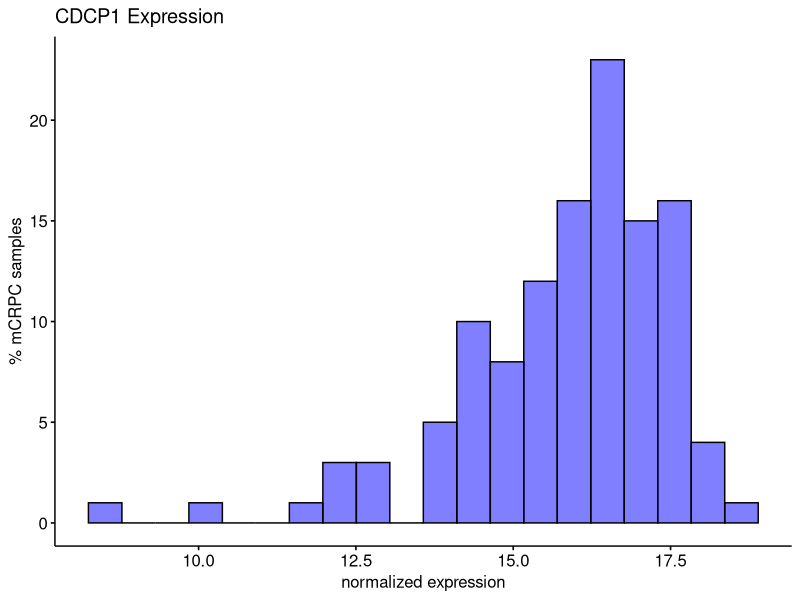
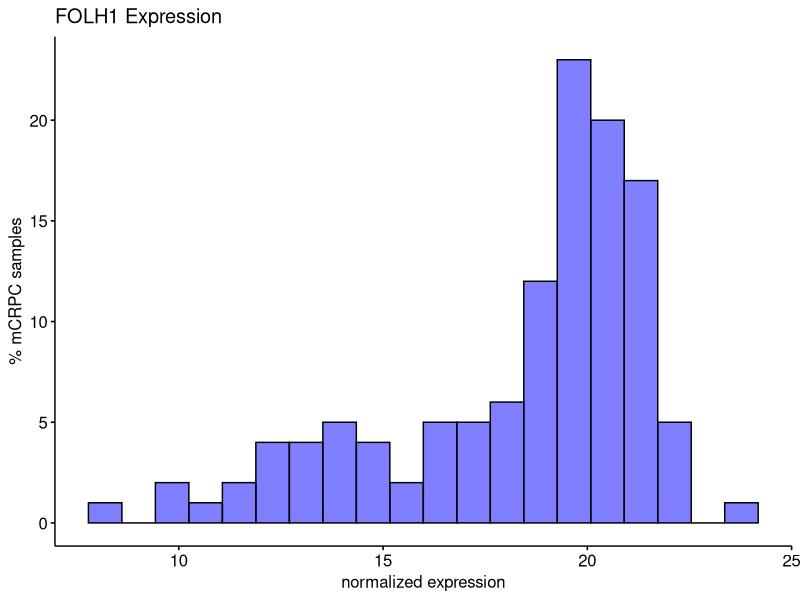

These figures' R source, in order: (Note: this script raises an error after producing the figures.)
# Package imports 
library(dplyr) # For parsing
library(ggpubr) # For pretty scatter plots; http://www.sthda.com/english/articles/24-ggpubr-publication-ready-plots/81-ggplot2-easy-way-to-mix-multiple-graphs-on-the-same-page/

# Import data. Ignore warning
dat <- read.csv("CDCP1_PTEN_EXP.csv",  header = TRUE, row.names = "samples")
dat2 <- read.csv("CDCP1_FOLH1_EXP.csv",  header = TRUE, row.names = "samples")

# Convert to vectors for plotting
pten <- as.numeric(dat['PTEN',]) # Vector with PTEN EXP
cdcp <- as.numeric(dat['CDCP1',]) # Vector with CDCP1 EXP
psma <- as.numeric(dat2['FOLH1',]) # Vector with PSMA EXP

nepc <- dat['Subtype',] # Vector with whether NEPC/AdPC

# Convert NEPC/AdPC to colors for the scatterplot
ne <- vector(mode = "list", length = 119)
for (i in 1:119){
  if (nepc[i] == 'NEPC'){ne[i] = 'red'}
  else{ne[i] = 'grey'}
}

jpeg("Plots/bargraph_figure1.jpg", units='in', width = 15, height = 5, res = 300)
fig1 <- gghistogram(cdcp, bins = 20, fill = 'blue', xlab = 'normalized expression', ylab = '% mCRPC samples', main = 'CDCP1 Expression')
fig2 <- gghistogram(psma, bins = 20, fill = 'blue', xlab = 'normalized expression', ylab = '% mCRPC samples', main = 'FOLH1 Expression')

# Plot the scatterplot of folh1 vs cdcp1. Ignore the warning message. 
df <- data.frame("normalized_CDCP1" = cdcp, "normalized_PSMA" = psma)
fig3 <- ggscatter(df, y = "normalized_CDCP1", x = "normalized_PSMA",
                  main = 'FOLH1 vs CDCP1',
                  xlab = 'normalized PSMA expression',
                  ylab = 'normalized CDCP1 expression',
                  add = "reg.line", # Add regression line
                  col = unlist(ne),
                  add.params = list(color = "blue",
                                    fill = "lightgray")
)+stat_cor(method = "pearson", label.x = 14.5, label.y = 8.5)+ylim(8,20)+xlim(7.5,22.5)  

# Plot the scatterplot of pten vs cdcp1. Ignore the warning message. 
df <- data.frame("normalized_CDCP1" = cdcp, "normalized_PTEN" = pten)
fig4 <- ggscatter(df, y = "normalized_CDCP1", x = "normalized_PTEN",
                  main = 'PTEN vs CDCP1',
                  xlab = 'normalized PTEN expression',
                  ylab = 'normalized CDCP1 expression',
                  add = "reg.line", # Add regression line
                  col = unlist(ne),
                  add.params = list(color = "blue",
                                    fill = "lightgray")
)+stat_cor(method = "pearson", label.x = 13.5, label.y = 8.5)+ylim(8,20)+xlim(12,20)  

# Arrange for figure
ggarrange(ggarrange(fig1, fig2, nrow = 2, labels = c("A", "B")), # First column with histograms
          ggarrange(fig3, labels = "C"), # Second column with scatterplot
          ggarrange(fig4, labels = "D"), # Third column with scatterplot
          ncol = 3
) 

# Turn off
dev.off()

